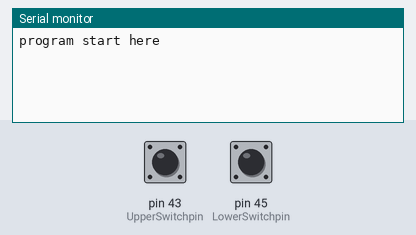
The sketch below on a simulated Arduino Mega 2560, built with avr-gcc and run on an emulated ATmega2560. Shown: the last lines printed to the serial monitor. Inputs (shaded band) come from the test bench; at power-on: pin 43 (UpperSwitchpin) LOW, pin 45 (LowerSwitchpin) LOW.

Above: at 1.2 s.
1.3 s: pin 43 (UpperSwitchpin) pulled HIGH for 0.15 s
At 1.8 s:
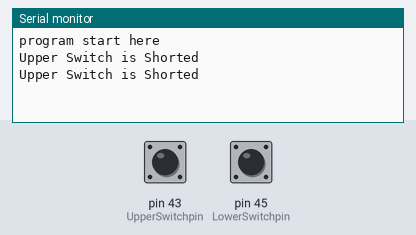
2.9 s: pin 45 (LowerSwitchpin) pulled HIGH for 0.15 s
At 4.2 s:
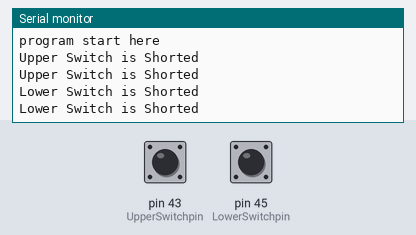
4.5 s: pin 43 (UpperSwitchpin) driven HIGH and pin 45 (LowerSwitchpin) driven HIGH
At 4.65 s:
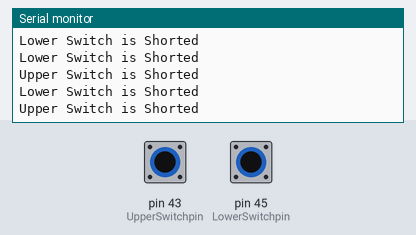

Measured:
- after the input at 1.3 s, the serial monitor: prints a new line after 0.06 s (image 1)
- after the input at 2.9 s, the serial monitor: prints a new line after 0.06 s (image 2)
- after the input at 4.5 s, the serial monitor: prints a new line after 0.06 s (image 3)

The sketch:

CatFood03.ino
```cpp
#define UpperSwitchpin 43
#define LowerSwitchpin 45
void initall()
{

  // init motor direction Led output
  pinMode(UpperSwitchpin,INPUT);
  pinMode(LowerSwitchpin,INPUT);

}
void setup()
{
  initall();
  //init serial for debug
  Serial.begin(9600);
  Serial.println("program start here ");
}

void loop()
{
  if (CheckUpper())
  {
    Serial.println("Upper Switch is Shorted");
  }
  if (CheckLower())
  {
    Serial.println("Lower Switch is Shorted");
  }


  delay(80);

}

boolean CheckUpper()
{
  boolean tmp = false ;
  if (digitalRead(UpperSwitchpin) == HIGH)
  {
    tmp = true  ;
  }
  else
  {
    tmp = false  ;
  }
  return (tmp) ;
}
boolean CheckLower()
{
  boolean tmp = false ;
  if (digitalRead(LowerSwitchpin) == HIGH)
  {
    tmp = true  ;
  }
  else
  {
    tmp = false  ;
  }
  return (tmp) ;
}
```
